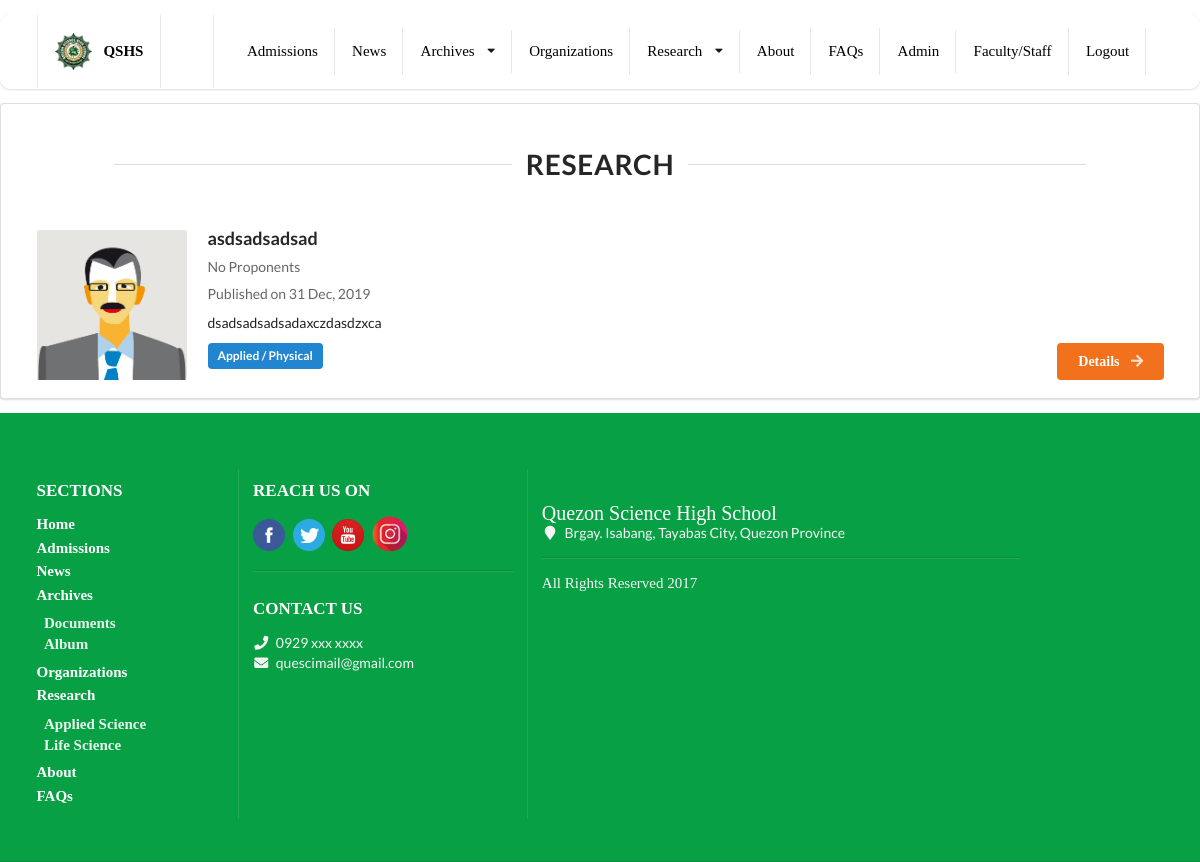
Page /applied_science (signed in) on the committed database.
### research/models.py (models this page shows, shortened)
class ResearchPaper(models.Model):
    CATEGORY_CHOICES = (
        ("Applied", "Applied Science"),
        ("Life", "Life Science")
    )
    Applied = "Applied"
    Life = "Life"
    title = models.TextField()
    abstract = models.TextField()
    published_date = models.DateTimeField(default=timezone.now)
    file = models.FileField(upload_to="research_papers/{}".format(str(title).lower()), validators=[FileExtensionValidator(['pdf'])],)
    category = models.CharField(choices=CATEGORY_CHOICES, max_length=50, default=None, blank=True, null=True)

### main/views.py (the view)
# urls.py: path('applied_science', views.AppliedListView.as_view(),name="applied_science"),
class AppliedListView(ListView):
    template_name = 'main/appliedScience.html'
    model = ResearchPaper
    context_object_name = "research_paper"
    def get_queryset(self):
        return ResearchPaper.objects.filter(category="Applied").order_by('-published_date')

### templates/main/appliedScience.html (shortened to what this page needs)
{% extends 'base_2.html' %}
{% load staticfiles %}
{% block main_content %}
	<div class="ui research stackable segment">
	<center>
		<div class="text container">
			<div class="ui horizontal section divider" style="width:83%;"><h1>Research</h1></div>
		</div>
	</center>
	<br>
	<div class="ui container">
				<div class="ui relaxed divided items">
					{% for paper in research_paper %}
					<div class="item">
						<div class="ui small image">
							<img src="{% static 'img/avatar/tom.jpg' %}" alt="">
						</div>
						<div class="content">
							<a class="ui header" href="{% url 'main:applied_science_detail' pk=paper.pk %}">{{ paper.title }}</a>
							<div class="meta">
								<p>
									{% for proponent in paper.proponents.all %}
		                {{ proponent.first_name|slice:"1"}}.{{ proponent.middle_name|slice:"1"}}. {{ proponent.last_name }},
		              {% empty %}
		                No Proponents
		              {% endfor %}
								</p>
								<p>Published on {{ paper.published_date|date:"d M, Y"}}</p>
							</div>
							<div class="description">
								{{ paper.abstract|truncatechars:200 }}
							</div>
							<div class="extra">
								<div class="ui label blue">
									Applied / Physical
								</div>
								<a class="ui right floated orange button" href="{% url 'main:applied_science_detail' pk=paper.pk %}">
                  Details
                  <i class="ui right arrow icon"></i>
								</a>
							</div>
						</div>
					</div>
					{% endfor %}
				</div>
    </div>
</div>
{% endblock %}

### static/css/index.css (style rules this page uses)
.ui.header { font-family: Code Bold; }
.ui.button { font-family: Code Bold; font-weight: bold; }

### rows in the picture
ResearchPaper: title "asdsadsadsad", published_date "31 Dec, 2019", abstract "dsadsadsadsadaxczdasdzxca"
